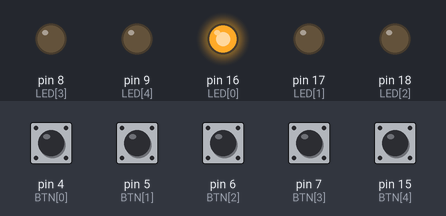
A sketch run on a simulated Arduino Uno, built with avr-gcc and run on an emulated ATmega328P. Shown: output pins drawn as LEDs (lit = HIGH). The inputs (shaded band) are chosen by the test bench; at power-on: pin 4 (BTN[0]), pin 5 (BTN[1]), pin 6 (BTN[2]), pin 7 (BTN[3]), pin 15 (BTN[4]) HIGH. USB keyboard and mouse output is not drawn.

Above: at 0.1 s.
At 0.7 s:
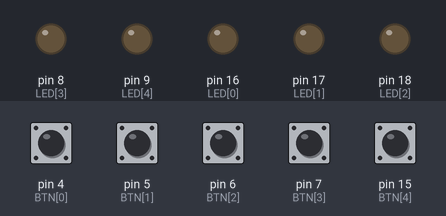
Timing chart, 0 to 2.2 s (numbered marks = the images above):
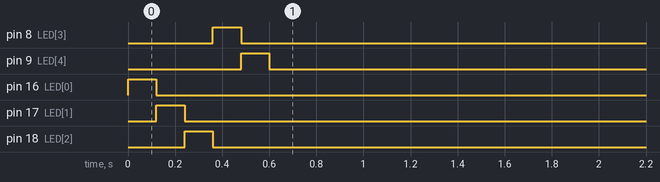

The sketch:

halo_buttons.ino
```cpp
/* Five lit buttons on the base of the hologram box, 2026-10-15, Dr. O.
   Left to right: 1 Alice, 2 Reggie, 3 Tansy, 4 Kevin, 5 Terry.
   A press types that number as a keyboard key. hologram.html listens for 1 to 5 and shows that hologram.
   The pressed button's ring stays lit until another is pressed, which matches the page (one hologram at a time).
   NOT TRIED ON THE REAL BOARD YET. Check the pins against the board's printed labels before wiring.

   Board: ESP32-S3 N16R8. Plug the port marked USB into the tablet (through the hub). The other port is only for loading this program.
   Arduino IDE settings (Tools menu): Board "ESP32S3 Dev Module", USB Mode "USB-OTG (TinyUSB)", USB CDC On Boot "Disabled",
   PSRAM "OPI PSRAM". Menu names can differ by version. If they do, tell Claude what yours say.
   To load the program, use the port marked UART or COM. It may be easier with the board's BOOT button held while plugging in.

   Wiring:
     Each button switch: one wire to the button pin below, the other wire to GND.
     Each ring light: + wire to the 5V pin. - wire to the matching output on the ULN2003 board.
     ULN2003 inputs go to the LED pins below. ULN2003 ground goes to GND.
     Add a 150 ohm resistor in each ring's + wire unless the listing says the ring has one built in. */

#include "USB.h"
#include "USBHIDKeyboard.h"

USBHIDKeyboard Keyboard;

const int BTN[5] = { 4, 5, 6, 7, 15 };    // switches
const int LED[5] = { 16, 17, 18, 8, 9 };  // to the ULN2003 inputs
const char KEYCH[5] = { '1', '2', '3', '4', '5' };

int lit = -1;                 // which ring is on, -1 = none
bool wasDown[5] = { false, false, false, false, false };
unsigned long lastChange[5] = { 0, 0, 0, 0, 0 };

void showRing() {
  for (int i = 0; i < 5; i++) digitalWrite(LED[i], i == lit ? HIGH : LOW);
}

void setup() {
  for (int i = 0; i < 5; i++) {
    pinMode(BTN[i], INPUT_PULLUP);
    pinMode(LED[i], OUTPUT);
    digitalWrite(LED[i], LOW);
  }
  Keyboard.begin();
  USB.begin();
  // a short sweep so you can see the board is alive
  for (int i = 0; i < 5; i++) { digitalWrite(LED[i], HIGH); delay(120); digitalWrite(LED[i], LOW); }
}

void loop() {
  unsigned long now = millis();
  for (int i = 0; i < 5; i++) {
    bool down = (digitalRead(BTN[i]) == LOW);
    if (down != wasDown[i] && now - lastChange[i] > 40) {   // 40 ms to ignore contact bounce
      lastChange[i] = now;
      wasDown[i] = down;
      if (down) {
        Keyboard.write(KEYCH[i]);
        lit = i;
        showRing();
      }
    }
  }
}
```
